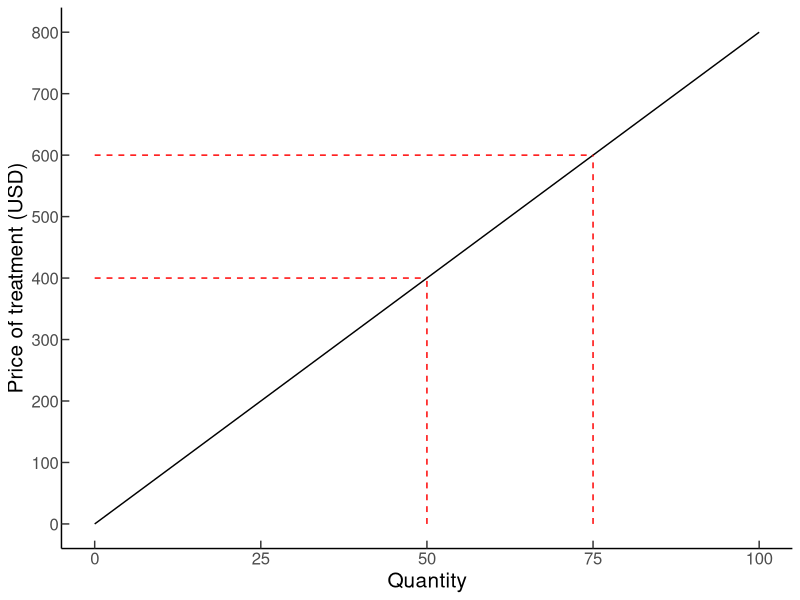
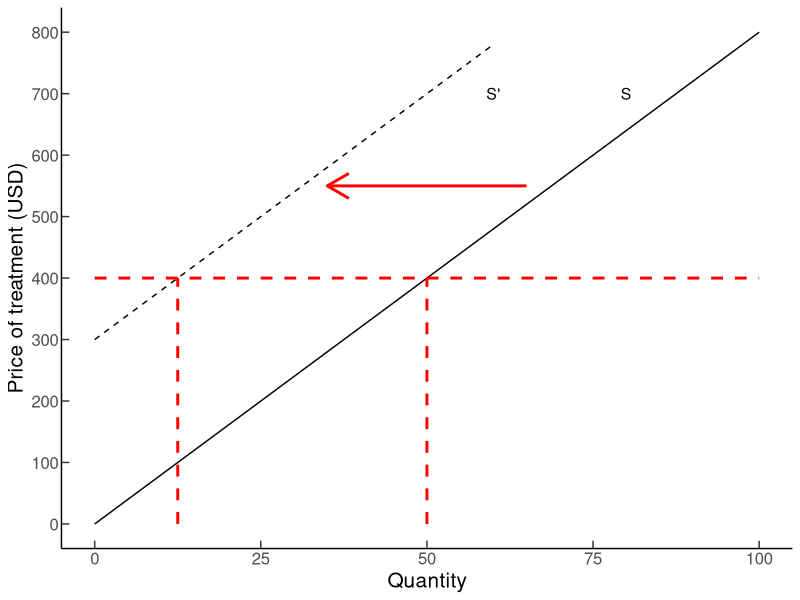
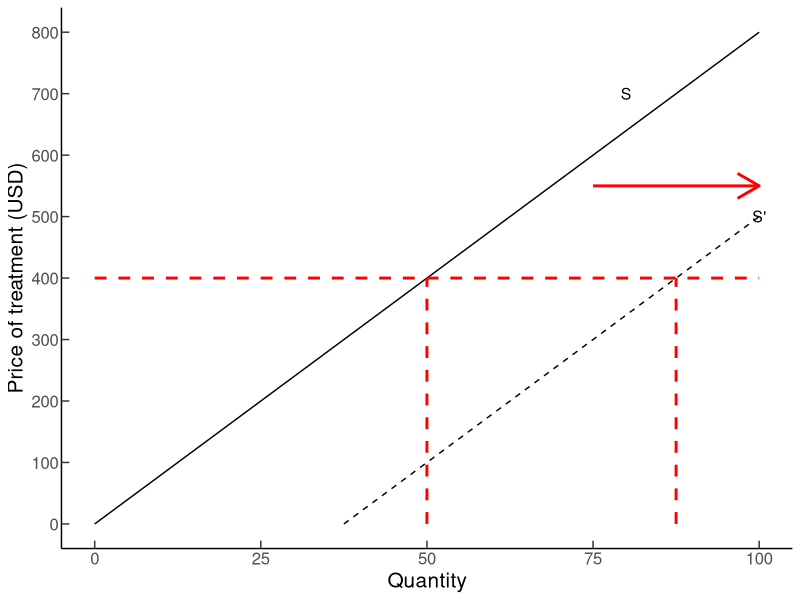
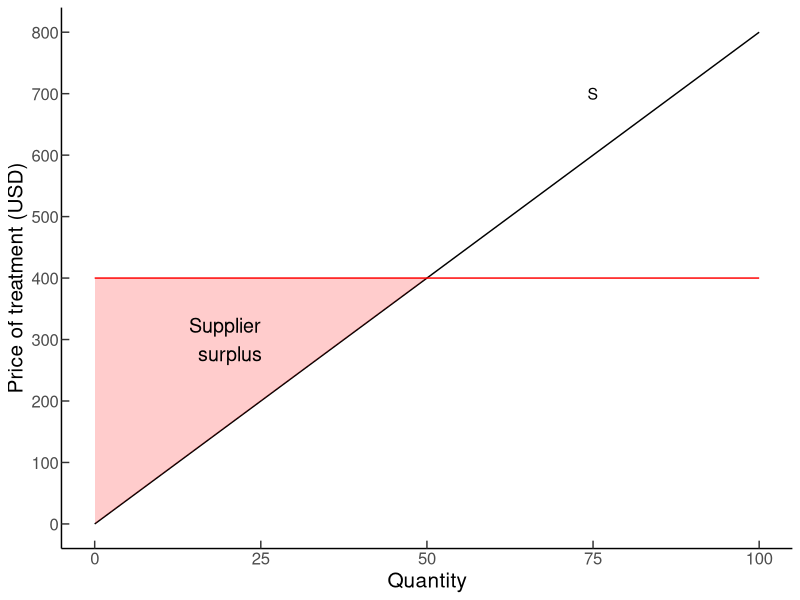
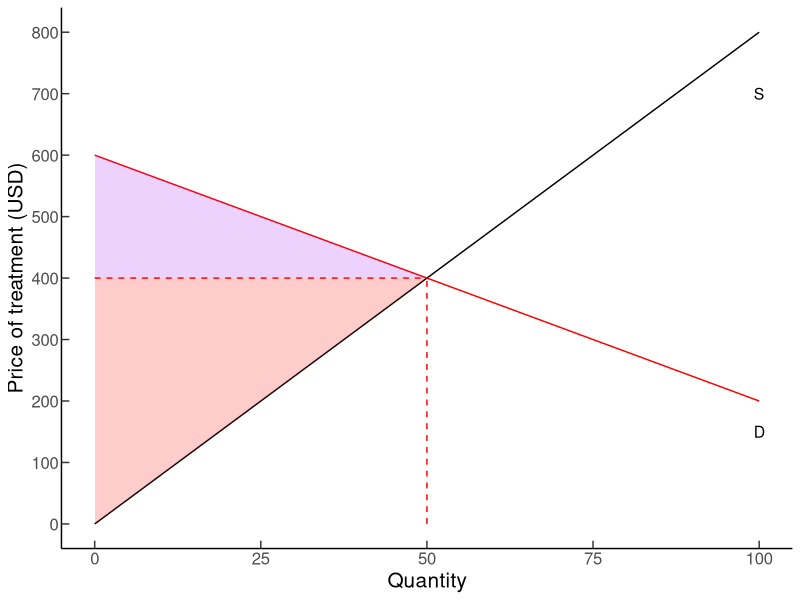
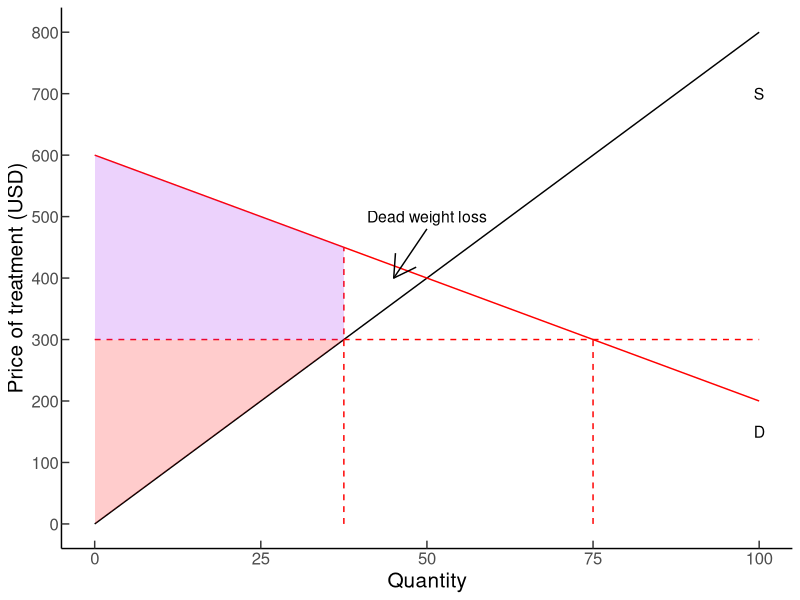
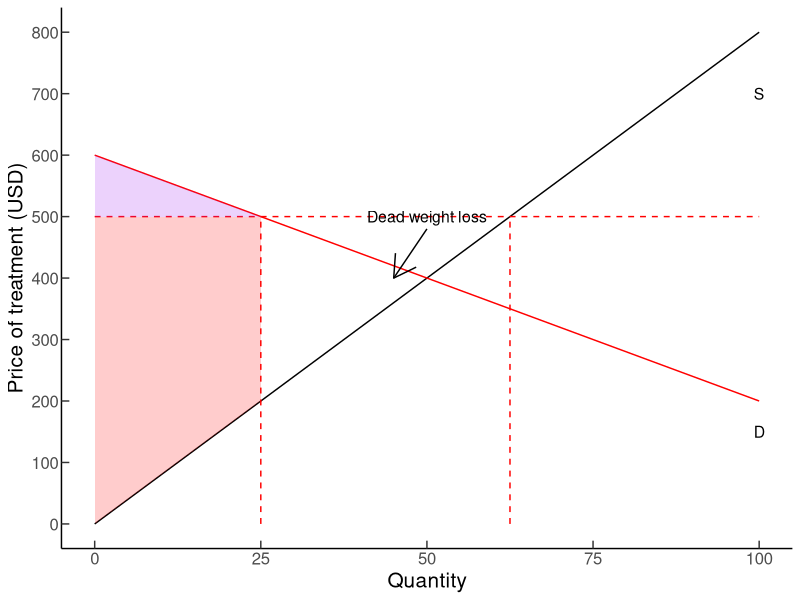
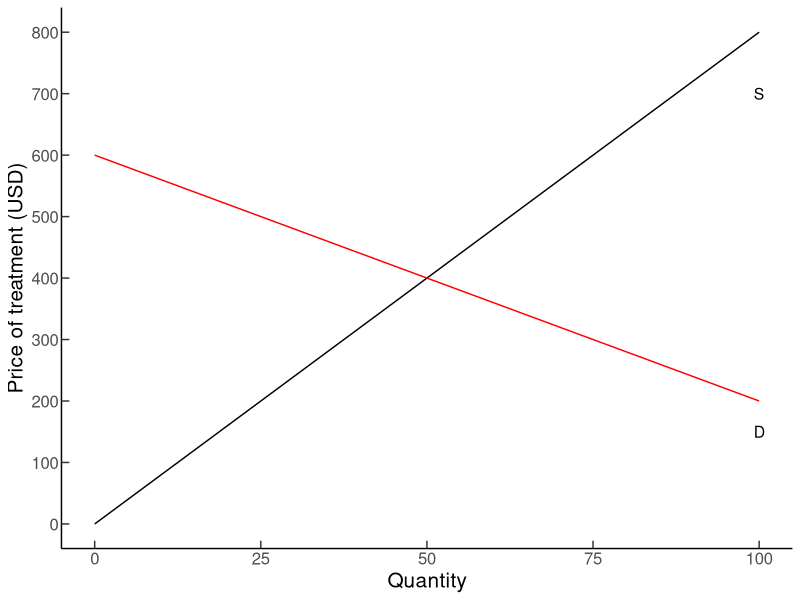

Write R code to recreate these figures, in order.
## ---- chunk 1

knitr::opts_chunk$set(echo = FALSE, warning = FALSE, message = FALSE, 
  comment = NA, dpi = 300, fig.align = "center", cache = FALSE)
library(tidyverse)

## ---- chunk 2
#| echo: FALSE
#| fig-width: 5

supply1 <- ggplot(data.frame(x=c(0,100)),aes(x=x)) + 
  annotate("segment", x = 0, xend = 100, y = 0, yend = 800) + 
  scale_y_continuous(limits = c(0,800), breaks = seq(0, 800, by = 100)) +
  labs(x = "Quantity", y = "Price of treatment (USD)") +
  theme_classic() +
  theme(text = element_text(size=15),axis.ticks.length = unit(-2, "mm")) 

supply1+
  annotate("segment", x=0, xend = 50, y = 400, yend = 400, linetype = 2, color = "red") + 
    annotate("segment", x=50, xend = 50, y = 0, yend = 400, linetype = 2, color = "red") + 
  annotate("segment", x=0, xend = 75, y = 600, yend = 600, linetype = 2, color = "red") + 
    annotate("segment", x=75, xend = 75, y = 0, yend = 600, linetype = 2, color = "red") 
## ---- chunk 3
#| echo: FALSE
#| fig-width: 6
#| fig-height: 5

supply1 + 
  annotate("segment", x = 0, xend = 60, y = 300, yend = 780, linetype = 2) +
  annotate("segment", x=0, xend = 100, y = 400, yend = 400, linetype = 2, color = "red", size = 1) +
    annotate("segment", x=12.5, xend = 12.5, y = 0, yend = 400, linetype = 2, color = "red", size = 1) +
    annotate("segment", x=50, xend = 50, y = 0, yend = 400, linetype = 2, color = "red", size = 1) + 
  annotate("text", x= 80, y = 700, label = "S", size = 4) + 
  annotate("text", x= 60, y = 700, label = "S'", size = 4) +
  annotate("segment", x=65, xend = 35, y = 550, yend = 550, linetype = 1, color = "red", arrow = arrow(),size = 1) 
## ---- chunk 4
supply1 + 
  annotate("segment", x = 37.5, xend = 100, y = 0, yend = 500, linetype = 2) +
  annotate("segment", x=0, xend = 100, y = 400, yend = 400, linetype = 2, color = "red", size = 1) +
    annotate("segment", x=87.5, xend = 87.5, y = 0, yend = 400, linetype = 2, color = "red", size = 1) +
    annotate("segment", x=50, xend = 50, y = 0, yend = 400, linetype = 2, color = "red", size = 1) + 
  annotate("text", x= 80, y = 700, label = "S", size = 4) + 
  annotate("text", x= 100, y = 500, label = "S'", size = 4) +
  annotate("segment", x=75, xend = 100, y = 550, yend = 550, linetype = 1, color = "red", arrow = arrow(),size = 1) 
## ---- chunk 5

## ---- chunk 6
dta1 <- data.frame(x = c(0,0,50,0), y = c(0,400,400,0))
supply1 +
  geom_polygon( aes(x, y), data=dta1, fill = "red", alpha = 0.2) + 
  annotate("segment", x = 0, xend = 100, y = 400, yend = 400, linetype = 1, color = "red") + 
  annotate("text", x = 20, y=300, label = "Supplier \n surplus", size = 5) +
  annotate("text", x = 75, y=700, label = "S", size = 4)

## ---- chunk 7
dta2 <- data.frame(x=c(0,0,50),y=c(400,600,400))
equi1 <- supply1 +
  annotate("segment", x= 0 , xend= 100 , y= 600 , yend = 200, color = "red")   + 
  annotate("text", x = 100, y= 700, label = "S", size =4) +
  annotate("text", x = 100, y= 150, label = "D", size =4)

equi1 +
  annotate("segment", x=0, xend=50, y=400, yend=400, linetype = 2, color="red") +
  annotate("segment", x=50, xend=50, y=0, yend=400, linetype = 2, color="red") +
  geom_polygon(aes(x, y), data=dta1, fill = "red", alpha = 0.2) +
  geom_polygon(aes(x, y), data=dta2, fill = "purple", alpha = 0.2)
## ---- chunk 8

## ---- chunk 9
dta3 <- data.frame(x=c(0,0,37.5,37.5), y1=c(0,300,300,300), y2=c(300,600,450,300))
dta4 <- data.frame(x=c(37.5, 37.5, 50), y = c(300,450, 400))

equi1+
  annotate("segment", x=0, xend=100, y=300, yend=300, linetype = 2, color="red") +
  annotate("segment", x=37.5, xend = 37.5, y=0, yend = 450, linetype = 2, color="red") +
  annotate("segment", x=75, xend = 75, y=0, yend = 300, linetype = 2, color="red") +
  geom_polygon(aes(x, y1), data=dta3, fill = "red", alpha = 0.2) +
  geom_polygon(aes(x, y2), data=dta3, fill = "purple", alpha = 0.2) +
  annotate("text", x = 50, y= 500, label = "Dead weight loss", size = 4) + 
  annotate("segment", x=50, xend=45, y=480, yend=400, linetype = 1, color="black", arrow=arrow()) 
## ---- chunk 10

## ---- chunk 11
dta5 <- data.frame(x=c(0,0,25,25),y1=c(0,500,500,200), y2= c(500,600,500,500))
  
equi1 +
  annotate("segment", x=0, xend=100, y=500, yend=500, linetype = 2, color="red") +
  annotate("segment", x=25, xend = 25, y=0, yend = 500, linetype = 2, color="red") +
  annotate("segment", x=62.5, xend = 62.5, y=0, yend = 500, linetype = 2, color="red") +
  geom_polygon(aes(x, y1), data=dta5, fill = "red", alpha = 0.2) +
  geom_polygon(aes(x, y2), data=dta5, fill = "purple", alpha = 0.2) +
  annotate("text", x = 50, y= 500, label = "Dead weight loss", size =4) + 
  annotate("segment", x=50, xend=45, y=480, yend=400, linetype = 1, color="black", arrow=arrow()) 
## ---- chunk 12
equi1
## ---- chunk 13
equi1 +
  annotate("segment", x=0, xend=100, y = 700, yend= 300, color = "red", linetype = 2) +
annotate("text", x=100, y = 400, label = "D'", size=4) +
  annotate("point", x=50, y= 400, size=6, color= "blue") +
  annotate("point", x=58.33, y= 466.67, size=6, color= "purple")   
## ---- chunk 14
equi1 +
  annotate("segment", x=25, xend=100, y = 0, yend= 600, color = "red", linetype = 2) +
  annotate("point", x=50, y= 400, size=6, color= "blue") +
  annotate("point", x=66.67, y= 333.33, size=6, color= "purple")   +
  annotate("text", x=100, y = 600, label = "S'", size=4) 
## ---- chunk 15

## ---- chunk 16
equi1 + 
  labs(y="", x="") +
  annotate("segment", x=0, xend=50, y=400, yend=400, linetype = 2, color="red") +
  annotate("segment", x=50, xend=50, y=0, yend=400, linetype = 2, color="red") +  
  annotate("text", x=0, y=450, label = "P", size = 4) +  
  annotate("text", x=50, y=0, label = "Q", size = 4) +   
  theme(axis.text.x=element_blank(),
  axis.text.y=element_blank())
## ---- chunk 17
equi1 + 
  labs(y="", x="") +
    annotate("segment", x=25, xend=100, y = 0, yend= 600, color = "red", linetype = 2) +
  annotate("segment", x=0, xend=50, y=400, yend=400, linetype = 2, color="red") +
  annotate("segment", x=50, xend=50, y=0, yend=400, linetype = 2, color="red") +  
    annotate("segment", x=0, xend=50, y=200, yend=200, linetype = 2, color="red") +  
  annotate("segment", x=0, xend=66.67, y=333.33, yend=333.33, linetype = 2, color="blue") +
  annotate("segment", x=66.67, xend=66.67, y=0, yend=333.33, linetype = 2, color="blue") + 
  annotate("text", x=100, y=450, label = "S'", size = 4) +  
  annotate("text", x=0, y=450, label = "P", size = 4) +  
  annotate("text", x=0, y=330, label = "P'", size = 4) + 
  annotate("text", x=50, y=0, label = "Q", size = 4) +   
   annotate("text", x=66.67, y=0, label = "Q'", size = 4) +    
theme(axis.text.x=element_blank(),
      axis.text.y=element_blank())
## ---- chunk 18
inelastic1 <- ggplot(data.frame(x=c(0,100)),aes(x=x)) + 
  annotate("segment", x = 0, xend = 100, y = 0, yend = 800) +
  annotate("segment", x = 25, xend = 75, y = 800, yend = 0, color = "red", linetype = 2) +  
  theme_classic() +
  labs(y="", x="") +
  annotate("segment", x=0, xend=50, y=400, yend=400, linetype = 2, color="red") +
  annotate("segment", x=50, xend=50, y=0, yend=400, linetype = 2, color="red") +  
  annotate("text", x=0, y=450, label = "P", size = 4) +  
  annotate("text", x=50, y=0, label = "Q", size = 4) +   
theme(axis.text.x=element_blank(),
      axis.text.y=element_blank())
inelastic1
## ---- chunk 19
inelastic1 + 
  labs(y="", x="") +
    annotate("segment", x=25, xend=100, y = 0, yend= 600, color = "red", linetype = 2) +
  annotate("segment", x=0, xend=50, y=400, yend=400, linetype = 2, color="red") +
  annotate("segment", x=50, xend=50, y=0, yend=400, linetype = 2, color="red") +  
    annotate("segment", x=0, xend=50, y=200, yend=200, linetype = 2, color="red") +  
  annotate("segment", x=0, xend=58.33, y=266.67, yend=266.67, linetype = 2, color="blue") +
  annotate("segment", x=58.33, xend=58.33, y=0, yend=266.67, linetype = 2, color="blue") +  
  annotate("text", x=0, y=450, label = "P", size = 4) +  
  annotate("text", x=0, y=266.67, label = "P'", size = 4) + 
  annotate("text", x=50, y=0, label = "Q", size = 4) +   
   annotate("text", x=58.33, y=0, label = "Q'", size = 4) +    
theme(axis.text.x=element_blank(),
      axis.text.y=element_blank())
